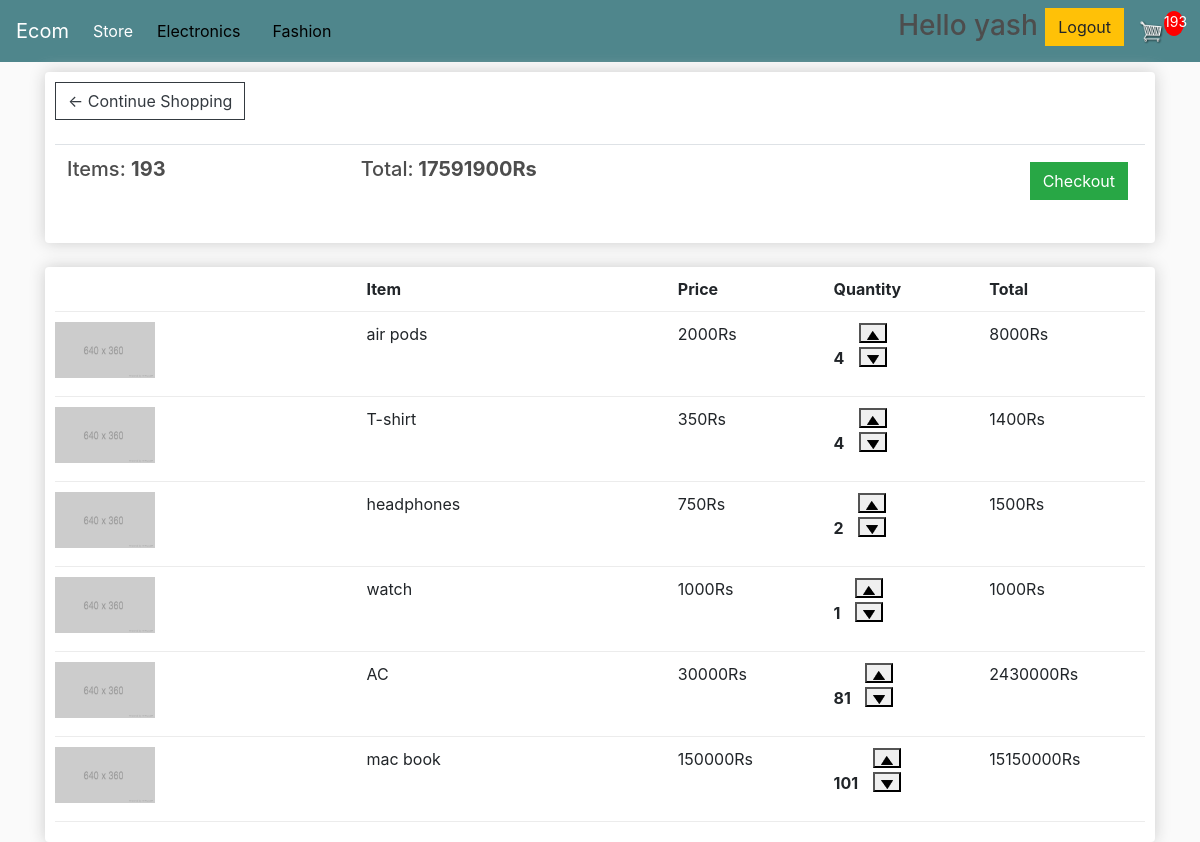
The app's page /cart/ (signed in) with its own data.
### store/models.py (models this page shows, shortened)
class Order(models.Model):
	customer = models.ForeignKey(Customer, on_delete=models.SET_NULL, null=True, blank=True)
	date_ordered = models.DateTimeField(auto_now_add=True)
	complete = models.BooleanField(default=False)
	transaction_id = models.CharField(max_length=100, null=True)
	@property
	def get_cart_total(self):
		orderitems = self.orderitem_set.all()
		sum=0
		for item in orderitems:
			sum = sum + item.get_total
		return sum
	@property
	def get_cart_items(self):
		orderitems = self.orderitem_set.all()
		sum=0
		for item in orderitems:
			sum = sum + item.quantity
		return sum

class OrderItem(models.Model):
	product = models.ForeignKey(Product, on_delete=models.SET_NULL, null=True, blank=True)
	order = models.ForeignKey(Order, on_delete=models.SET_NULL, null=True, blank=True)
	quantity = models.IntegerField()
	date_added = models.DateTimeField(auto_now_add=True)
	@property
	def get_total(self):
		total = self.product.price * self.quantity
		return total

class Product(models.Model):
	name = models.CharField(max_length=200)
	price = models.IntegerField()
	digital = models.BooleanField(default=False,null=True, blank=True)
	title = models.CharField(max_length=100,null=True)

### store/views.py (the view)
# urls.py: path('cart/', views.cart, name="cart"),
def cart(request):
	if request.user.is_authenticated:
		customer = request.user.customer#one to one relationship between User and Customer
		order,created = Order.objects.get_or_create(customer=customer,complete=False)
		items = order.orderitem_set.all()
		cartitems = order.get_cart_items
	else:
		items = []
		order = {'get_cart_total':0,'get_cart_items':0,'shipping':False}
		cartitems = order['get_cart_items']
		messages.info(request,'you are not logged in')
		return render(request,'login.html')
	context = {'items':items,'order':order,'cartitems':cartitems}
	return render(request,'cart.html',context)

### store/templates/cart.html (shortened to what this page needs)
{% extends 'main.html' %}
{% load static %}
{% block content %}
<div class="row">
		<div class="col-lg-12">
			<div class="box-element">
				<a  class="btn btn-outline-dark" href="{% url 'store' %}">&#x2190; Continue Shopping</a>
				<br>
				<br>
				<table class="table">
					<tr>
						<th><h5>Items: <strong>{{order.get_cart_items}}</strong></h5></th>
						<th><h5>Total:<strong> {{order.get_cart_total}}Rs</strong></h5></th>
						<th>
							<a  style="float:right; margin:5px;" class="btn btn-success" href="{% url 'checkout' %}">Checkout</a>
						</th>
					</tr>
				</table>
			</div>
			<br>
			<div class="box-element">
				<div class="cart-row">
					<div style="flex:2"></div>
					<div style="flex:2"><strong>Item</strong></div>
					<div style="flex:1"><strong>Price</strong></div>
					<div style="flex:1"><strong>Quantity</strong></div>
					<div style="flex:1"><strong>Total</strong></div>
				</div>
				{% for i in items %}
				<div class="cart-row">
					<div style="flex:2"><img class="row-image" src="{% static 'images/placeholder.png' %}"></div>
					<div style="flex:2"><p>{{ i.product.name }}</p></div>
					<div style="flex:1"><p>{{ i.product.price }}Rs</p></div>
					<div style="flex:1">
						<p class="quantity">{{i.quantity}}</p>
						<div class="quantity">
							<form action="{% url 'add1' %}" method="post">
								<button value="{{i.product.id}}" name="try" type="submit">
								<img class="chg-quantity" src="{% static  'images/arrow-up.png' %}">
								</button>
							</form>
							<form action="{% url 'remove' %}" method="post">
								<button value="{{i.product.id}}" name="try" type="submit">
								<img class="chg-quantity" src="{% static  'images/arrow-down.png' %}">
								</button>
							</form>
						</div>
					</div>
					<div style="flex:1"><p>{{ i.get_total }}Rs</p></div>
				</div>
				{% endfor %}
			</div>
		</div>
	</div>
{% endblock content %}

### store/templates/main.html (shortened to what this page needs)
{% load static %}
<!DOCTYPE html>
<html>
    <head>
	    <link rel="stylesheet" href="https://stackpath.bootstrapcdn.com/bootstrap/4.1.3/css/bootstrap.min.css">
		<link rel="stylesheet" href="https://stackpath.bootstrapcdn.com/bootstrap/4.4.1/css/bootstrap.min.css">
		<link rel="stylesheet" type="text/css" href="{% static 'css/main.css' %}">
    </head>
    <body>
    	<nav class="navbar navbar-expand-lg navbar-dark bg-dark">
	  <a class="navbar-brand" href="{% url 'store' %}">Ecom</a>
	  <div class="collapse navbar-collapse" id="navbarSupportedContent">
	    <ul class="navbar-nav mr-auto">
	      <li class="nav-item active">
	        <a class="nav-link" href="{% url 'store' %}">Store <span class="sr-only">(current)</span></a>
	      </li>
	      <li class="nav-item active">
	      	<form action="{% url 'filters' %}" method="post">
	        	<button class="navbar navbar-expand-lg navbar-dark" style="background-color: #4f868c; border-color: #4f868c; border-width: 0" name="type" value="electronics" type="submit">Electronics <span class="sr-only">(current)</span></button>
	        </form>
	      </li>
	      <li class="nav-item active">
	        <form action="{% url 'filters' %}" method="post">
	        	 <button class="navbar navbar-expand-lg navbar-dark" style="background-color: #4f868c; border-color: #4f868c; border-width: 0" name="type" value="fashion" type="submit"> Fashion <span class="sr-only">(current)</span></button>
	        </form>
	      </li>
	    </ul>
	    <div class="form-inline my-2 my-lg-0">
	    	{% if user.is_authenticated %}
		    	<h3>Hello {{user.username}}
		    	<a href="{% url 'logout' %}"class="btn btn-warning">Logout</a></h3>
	    	{% else %}
	    		<h3>
		     	<a href="{% url 'login' %}"class="btn btn-warning">Login</a>
		     	<a href="{% url 'register' %}"class="btn btn-warning">Register</a>
		     	</h3>
	     	{% endif %}
	     	<a href="{% url 'cart' %}">
	    		<img  id="cart-icon" src="{% static 'images/cart.png' %}">
	    	</a>
	    	<p id="cart-total">{{cartitems}}</p>
	    </div>
	  	</div>
		</nav>
    	<div class="container">
    		{% block content %}
    		{% endblock content %}
    	</div>
    </body>
</html>

### static/css/main.css (style rules this page uses)
body { background-color: hsl(0, 0%, 98%); }
h1,h2,h3,h4,h5,h6 { color:hsl(0, 0%, 30%); }
.box-element { box-shadow:hsl(0, 0%, 80%) 0 0 16px; background-color: #fff; border-radius: 4px; padding: 10px; }
.bg-dark { background-color: #4f868c!important; }
#cart-icon { width:25px; display: inline-block; margin-left: 15px; }
#cart-total { display: block; text-align: center; color:#fff; background-color: red; width: 20px; height: 25px; border-radius: 50%; font-size: 14px; }
.col-lg-4, .col-lg-6, .col-lg-8, .col-lg-12 { margin-top: 10px; }
.btn { border-radius: 0; }
.row-image { width: 100px; }
.cart-row { display: flex; align-items: flex-stretch; padding-bottom: 10px; margin-bottom: 10px; border-bottom: 1px solid #ececec; }
.quantity { display: inline-block; font-weight: 700; padding-right:10px; }
.chg-quantity { width: 12px; cursor: pointer; display: block; margin-top: 5px; transition:.1s; }

### records on screen
Order: get_cart_items "193", get_cart_total "17591900"
OrderItem: product.name "air pods", product.price "2000", quantity "4", get_total "8000"
OrderItem: product.name "T-shirt", product.price "350", quantity "4", get_total "1400"
OrderItem: product.name "headphones", product.price "750", quantity "2", get_total "1500"
OrderItem: product.name "watch", product.price "1000", quantity "1", get_total "1000"
OrderItem: product.name "AC", product.price "30000", quantity "81", get_total "2430000"
OrderItem: product.name "mac book", product.price "150000", quantity "101", get_total "15150000"

### other values on screen
{{ user.username }} "yash"
{{ cartitems }} "193"
